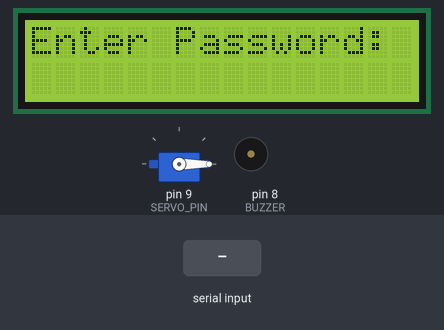
Recording of a sketch running on a simulated Arduino Uno, built with avr-gcc and run on an emulated ATmega328P. Parts: 16×2 character LCD, servo, buzzer (waves = sounding). The inputs (shaded band) are chosen by the test bench. What the sketch prints to the serial monitor is not drawn.

Above: at 2.8 s.
2.9 s: "R\n" received over Serial
At 4.5 s:
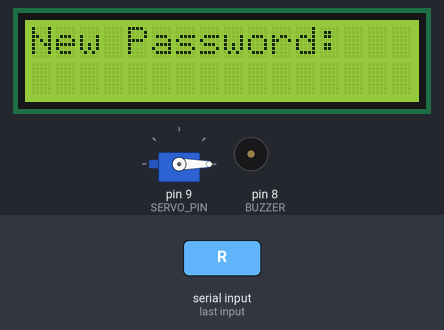
5.5 s: "r\n" received over Serial
At 6.7 s:
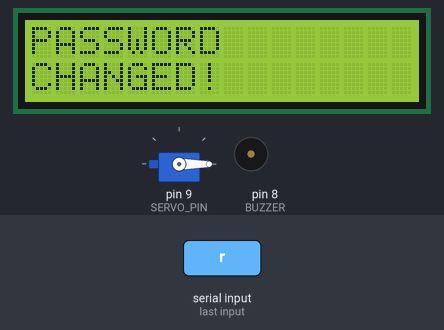
7.4 s: byte 76 ('L') received over Serial
At 9.2 s:
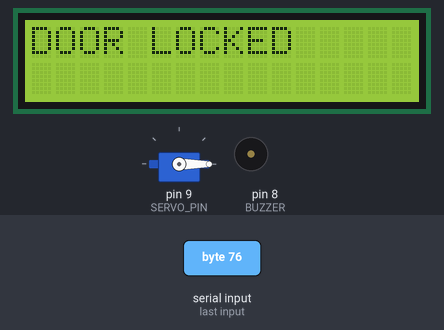
10.4 s: "1\n" received over Serial
At 11.8 s:
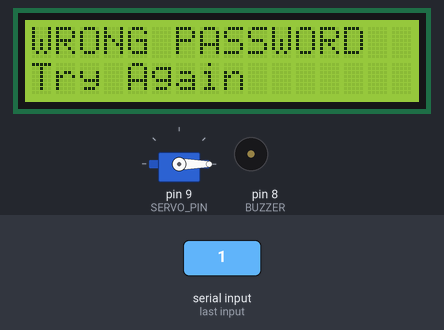
12.1 s: "L\n" received over Serial
At 13.31 s:
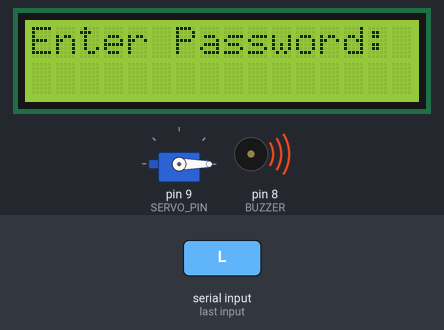
15.1 s: "l\n" received over Serial
At 16.7 s:
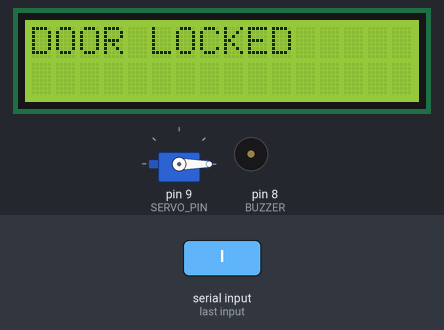
Timing chart, 0 to 18.2 s (numbered marks = the images above; inputs shaded):
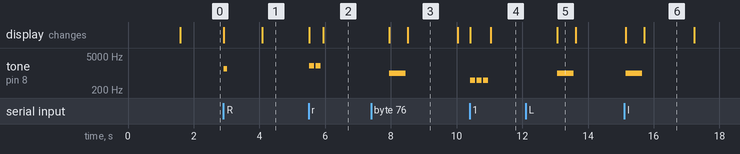

The sketch:

security_case.ino
```cpp
#include <Wire.h>
#include <LiquidCrystal_I2C.h>
#include <Servo.h>

LiquidCrystal_I2C lcd(0x27, 16, 2);
Servo lockServo;

#define SERVO_PIN 9
#define BUZZER 8

String password = "1234";
String enteredPassword = "";

bool unlocked = false;

// Buzzer functions
void beep(int frequency, int duration) {
  tone(BUZZER, frequency, duration);
  delay(duration + 50);
  noTone(BUZZER);
}

void correctBeep() {
  beep(2000, 150);
  beep(2000, 150);
}

void wrongBeep() {
  beep(500, 150);
  beep(500, 150);
  beep(500, 150);
}

void lockBeep() {
  beep(1000, 500);
}

void resetBeep() {
  beep(1500, 100);
}

void setup() {
  Serial.begin(9600);

  pinMode(BUZZER, OUTPUT);

  lcd.init();
  lcd.backlight();

  lockServo.attach(SERVO_PIN);

  // Start locked
  lockServo.write(0);

  lcd.setCursor(0, 0);
  lcd.print("PASSWORD LOCK");

  delay(1500);
  showPasswordScreen();

  Serial.println("==============================");
  Serial.println("PASSWORD LOCK SYSTEM");
  Serial.println("==============================");
  Serial.println("Enter password and press ENTER");
  Serial.println("R = Reset password");
  Serial.println("L = Lock");
}

void loop() {
  if (Serial.available()) {
    char key = Serial.read();

    if (key == '\n' || key == '\r') {
      if (enteredPassword.length() > 0) {
        checkPassword();
      }
      return;
    }

    if (key == 'R' || key == 'r') {
      resetPassword();
      return;
    }

    if (key == 'L' || key == 'l') {
      lockSystem();
      return;
    }

    enteredPassword += key;

    lcd.setCursor(0, 1);
    lcd.print("                ");
    lcd.setCursor(0, 1);

    int stars = enteredPassword.length();
    if (stars > 16) stars = 16;

    for (int i = 0; i < stars; i++) {
      lcd.print("*");
    }
  }
}

void checkPassword() {
  if (enteredPassword == password) {
    unlocked = true;

    correctBeep();

    lcd.clear();
    lcd.setCursor(0, 0);
    lcd.print("ACCESS GRANTED");
    lcd.setCursor(0, 1);
    lcd.print("Door Unlocked");

    Serial.println("ACCESS GRANTED!");
    Serial.println("Door Unlocked.");

    lockServo.write(90);
    delay(3000);

  } else {
    wrongBeep();

    lcd.clear();
    lcd.setCursor(0, 0);
    lcd.print("WRONG PASSWORD");
    lcd.setCursor(0, 1);
    lcd.print("Try Again");

    Serial.println("WRONG PASSWORD!");

    delay(2000);
  }

  enteredPassword = "";

  if (unlocked) {
    showUnlockedScreen();
  } else {
    showPasswordScreen();
  }
}

void showPasswordScreen() {
  lcd.clear();
  lcd.setCursor(0, 0);
  lcd.print("Enter Password:");
  lcd.setCursor(0, 1);
}

void showUnlockedScreen() {
  lcd.clear();
  lcd.setCursor(0, 0);
  lcd.print("Door Unlocked");
  lcd.setCursor(0, 1);
  lcd.print("Press L to Lock");
}

void lockSystem() {
  lockServo.write(0);

  unlocked = false;
  enteredPassword = "";

  lockBeep();

  lcd.clear();
  lcd.setCursor(0, 0);
  lcd.print("DOOR LOCKED");

  Serial.println("Door Locked.");

  delay(1500);
  showPasswordScreen();
}

void resetPassword() {
  enteredPassword = "";

  lcd.clear();
  lcd.setCursor(0, 0);
  lcd.print("RESET PASSWORD");

  Serial.println();
  Serial.println("RESET PASSWORD");
  Serial.println("Type new password");
  Serial.println("and press ENTER:");

  resetBeep();
  delay(1000);

  lcd.clear();
  lcd.setCursor(0, 0);
  lcd.print("New Password:");

  String newPassword = "";

  while (true) {
    if (Serial.available()) {
      char key = Serial.read();

      if (key == '\n' || key == '\r') {
        if (newPassword.length() > 0) {
          password = newPassword;

          Serial.println("Password changed!");

          correctBeep();

          lcd.clear();
          lcd.setCursor(0, 0);
          lcd.print("PASSWORD");
          lcd.setCursor(0, 1);
          lcd.print("CHANGED!");

          delay(2000);
          showPasswordScreen();
          return;
        }
      } else {
        newPassword += key;

        lcd.setCursor(0, 1);
        lcd.print("                ");
        lcd.setCursor(0, 1);

        int stars = newPassword.length();
        if (stars > 16) stars = 16;

        for (int i = 0; i < stars; i++) {
          lcd.print("*");
        }
      }
    }
  }
}
```

Measured:
- after the input at 2.9 s, tone on pin 8 (BUZZER): silent → 1500 Hz at once, → silent 0.10 s later; the display: first changes at once (image 1 shows a later state)
- after the input at 5.5 s, tone on pin 8 (BUZZER): alternates 2000 Hz for 0.15 s and silent for 0.05 s, 4 changes in all, then stays silent, starting at once; the display: first changes at once (image 2 shows a later state)
- after the input at 7.4 s, tone on pin 8 (BUZZER): silent → 1000 Hz after 0.56 s, → silent 0.50 s later; the display: first differs from a run without the input after 1.1 s (image 3)
- after the input at 10.4 s, tone on pin 8 (BUZZER): alternates 500 Hz for 0.15 s and silent for 0.05 s, 6 changes in all, then stays silent, starting at once; the display: first changes at once (image 4 shows a later state)
- after the input at 12.1 s, tone on pin 8 (BUZZER): silent → 1000 Hz after 0.96 s, → silent 0.50 s later
- after the input at 15.1 s, tone on pin 8 (BUZZER): silent → 1000 Hz after 0.05 s, → silent 0.50 s later
- what the display in image 3 shows lasts 1.5 s, from 8.5 s to 10.0 s
